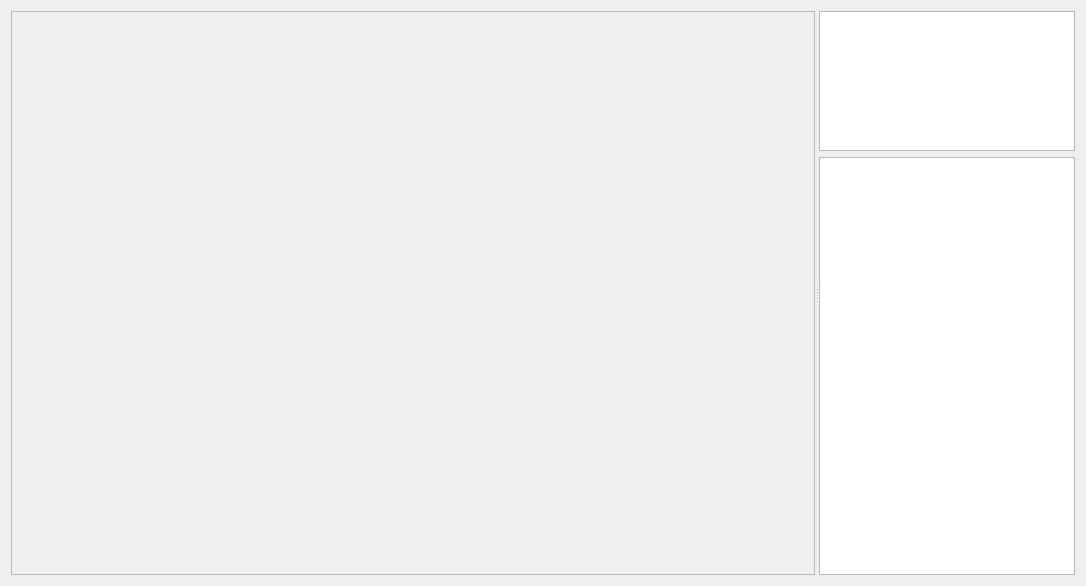
<?xml version="1.0" encoding="UTF-8"?>
<ui version="4.0">
 <class>PlotLogDataWidget</class>
 <widget class="QWidget" name="PlotLogDataWidget">
  <property name="enabled">
   <bool>true</bool>
  </property>
  <property name="geometry">
   <rect>
    <x>0</x>
    <y>0</y>
    <width>1086</width>
    <height>586</height>
   </rect>
  </property>
  <layout class="QHBoxLayout" name="horizontalLayout_2">
   <item>
    <widget class="QSplitter" name="splitter">
     <property name="orientation">
      <enum>Qt::Horizontal</enum>
     </property>
     <widget class="QFrame" name="LeftFrame">
      <property name="sizePolicy">
       <sizepolicy hsizetype="Preferred" vsizetype="Preferred">
        <horstretch>10</horstretch>
        <verstretch>0</verstretch>
       </sizepolicy>
      </property>
      <property name="frameShape">
       <enum>QFrame::StyledPanel</enum>
      </property>
      <property name="frameShadow">
       <enum>QFrame::Raised</enum>
      </property>
      <layout class="QHBoxLayout" name="horizontalLayout">
       <item>
        <widget class="Mildred::MildredWidget" name="Plot" native="true"/>
       </item>
      </layout>
     </widget>
     <widget class="QWidget" name="RightWidget" native="true">
      <property name="sizePolicy">
       <sizepolicy hsizetype="Preferred" vsizetype="Preferred">
        <horstretch>0</horstretch>
        <verstretch>0</verstretch>
       </sizepolicy>
      </property>
      <layout class="QVBoxLayout" name="verticalLayout">
       <item>
        <widget class="QListWidget" name="RunNumberList">
         <property name="sizePolicy">
          <sizepolicy hsizetype="Expanding" vsizetype="Expanding">
           <horstretch>0</horstretch>
           <verstretch>1</verstretch>
          </sizepolicy>
         </property>
        </widget>
       </item>
       <item>
        <widget class="QTreeView" name="PropertyTree">
         <property name="sizePolicy">
          <sizepolicy hsizetype="Expanding" vsizetype="Expanding">
           <horstretch>0</horstretch>
           <verstretch>3</verstretch>
          </sizepolicy>
         </property>
        </widget>
       </item>
      </layout>
     </widget>
    </widget>
   </item>
  </layout>
 </widget>
 <customwidgets>
  <customwidget>
   <class>Mildred::MildredWidget</class>
   <extends>QWidget</extends>
   <header>plot/src/widget.h</header>
   <container>1</container>
  </customwidget>
 </customwidgets>
 <resources/>
 <connections/>
</ui>
